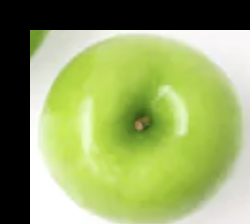
#> input picture freshapples/translation_Screen Shot 2018-06-08 at 5.06.54 PM.png, 250 x 224 px; its folder holds 4 pictures in this run
$ python fruits_data.py
#> lines starting #> are read from the running program, lines starting #| are printed output that depends on the picture
from PIL import Image
import os, glob
import numpy as np
from sklearn import model_selection

#リスト型の変数に検索に使ったキーワードを入れる
classes = ["freshapples", "rottenapples", "freshbanana", "rottenbanana", "freshoranges", "rottenoranges" ]
#クラスのサイズ
num_classes = len(classes)
#イメージのサイズ
image_size = 50

#画像の読み込み

X = []#画像データ
Y = []#labelデータ
for index, classlabel in enumerate(classes):
    photos_dir = "./" + classlabel
    files = glob.glob(photos_dir + "/*.png")
    for i, file in enumerate(files):
        if i >= 200:
            break
        else:
            image = Image.open(file)
#> image is the input picture: PIL image 250x224 RGB; mean R, G, B 147.1, 162.8, 100.4
            image = image.convert("RGB")    #RGBの3色に変換
            image = image.resize((image_size, image_size))  #上で定義したimage_sizeの大きさにそろえる
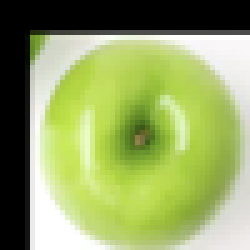
#> image: PIL image 50x50 RGB (shown 5 times larger); mean R, G, B 147.2, 163, 100.5
            data = np.asarray(image)    #画像を数値配列として渡す
            X.append(data)  #リストXに画像の数値配列を格納する
            Y.append(index) #リストYにindexを格納する

X = np.array(X)
Y = np.array(Y) #tensorflowが扱いやすいデータ型にそろえる

#XとYを分割する処理

X_train, X_test, y_train, y_test = model_selection.train_test_split(X, Y)
xy = (X_train, X_test, y_train, y_test)
#> (the run stopped early here; a loop or call above may not have finished)
